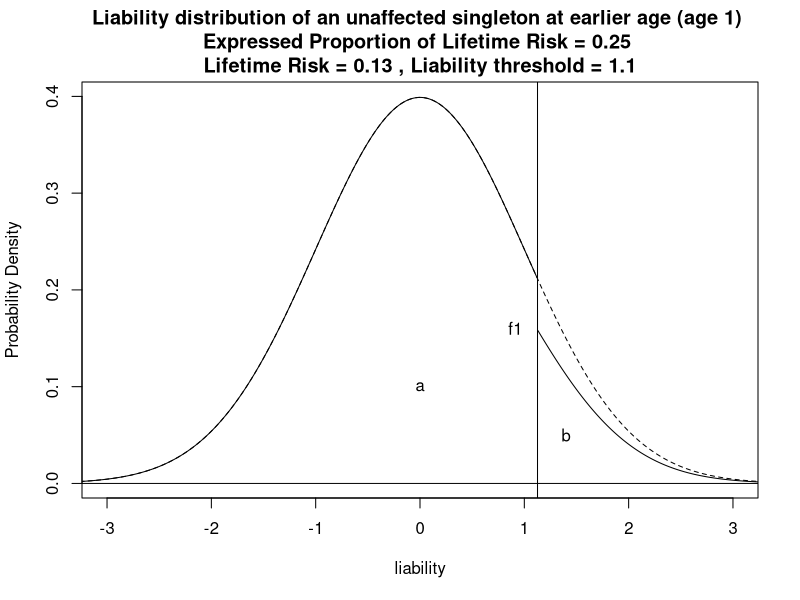
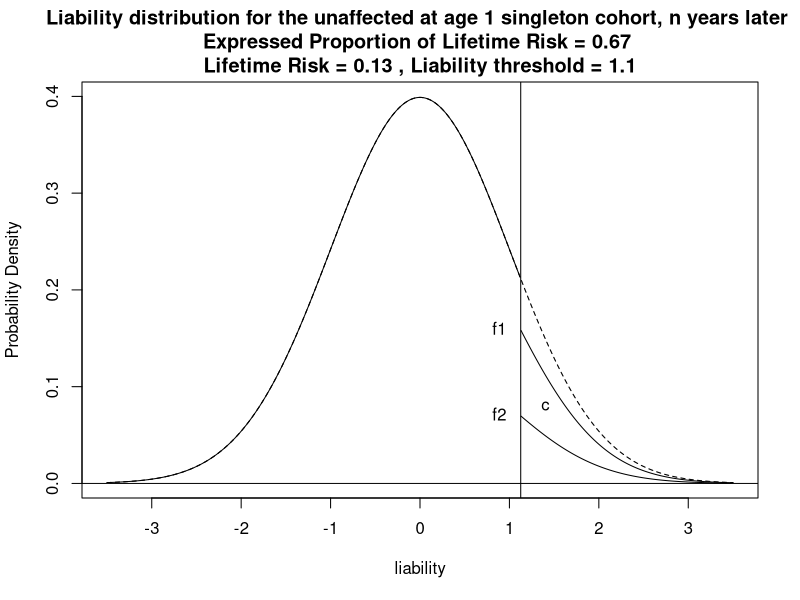

Write R code to recreate these figures, in order.
#### Script used for creating figures of N Year Risk Prediction.docx



lr <- 0.13
thr <- 1.1
thr <- qnorm(1-lr)
thr

eplr1 <- 0.25
eplr2 <- 0.67

f1 <- 1-eplr1
f2 <- 1-eplr2

vX <- seq(-3.5,3.5,by=0.01)

# liability prob density prior
vY <- dnorm( vX )

vDistToThr <- abs(vX-thr)
vix <- which(min(vDistToThr)==vDistToThr)
probDensityYAtThr <- vY[vix]



# liability prob density conditional on right censored unaffected
vbx <- vX>=thr
# at earlier age
vY1 <- vY
vY1[vbx] <- f1*vY1[vbx]
# at later age
vY2 <- vY
vY2[vbx] <- f2*vY2[vbx]



par(mfcol=c(1,1))
vXlim <- c(-3,3)
# plot earlier
sMain = paste("Liability distribution of an unaffected singleton at earlier age (age 1)",
	"\nExpressed Proportion of Lifetime Risk =", eplr1,
	"\nLifetime Risk =",lr,", Liability threshold =", signif(thr,2) )
plot( x=vX, y=vY, type="n", xlab="liability",ylab="Probability Density", main=sMain, xlim=vXlim )
abline( h=0)

# plot prior
lines( x=vX, y=vY, lty="dashed")

# plot conditional
abline( v=thr)
# at earlier age
lines( x=vX[!vbx], y=vY1[!vbx] )
lines( x=vX[vbx], y=vY1[vbx] )

text( x=0,y=0.1,'a')
text( x=1.4,y=0.05,'b')
text( x=thr-0.05,y=f1*probDensityYAtThr,'f1', pos=2 )

# plot later
sMain = paste("Liability distribution for the unaffected at age 1 singleton cohort, n years later",
	"\nExpressed Proportion of Lifetime Risk =", eplr2,
	"\nLifetime Risk =",lr,", Liability threshold =", signif(thr,2) )
plot( x=vX, y=vY, type="n", xlab="liability",ylab="Probability Density", main=sMain )
abline( h=0)

# plot prior
lines( x=vX, y=vY, lty="dashed", col="grey" )
lines( x=vX, y=vY, lty="dashed")

# plot conditional
abline( v=thr)
# at earlier age
lines( x=vX[!vbx], y=vY2[!vbx] )
lines( x=vX[vbx], y=vY2[vbx] )
lines( x=vX[vbx], y=vY1[vbx] )

text( x=1.4,y=0.08,'c')
text( x=thr-0.05,y=f1*probDensityYAtThr,'f1', pos=2 )
text( x=thr-0.05,y=f2*probDensityYAtThr,'f2', pos=2 )
